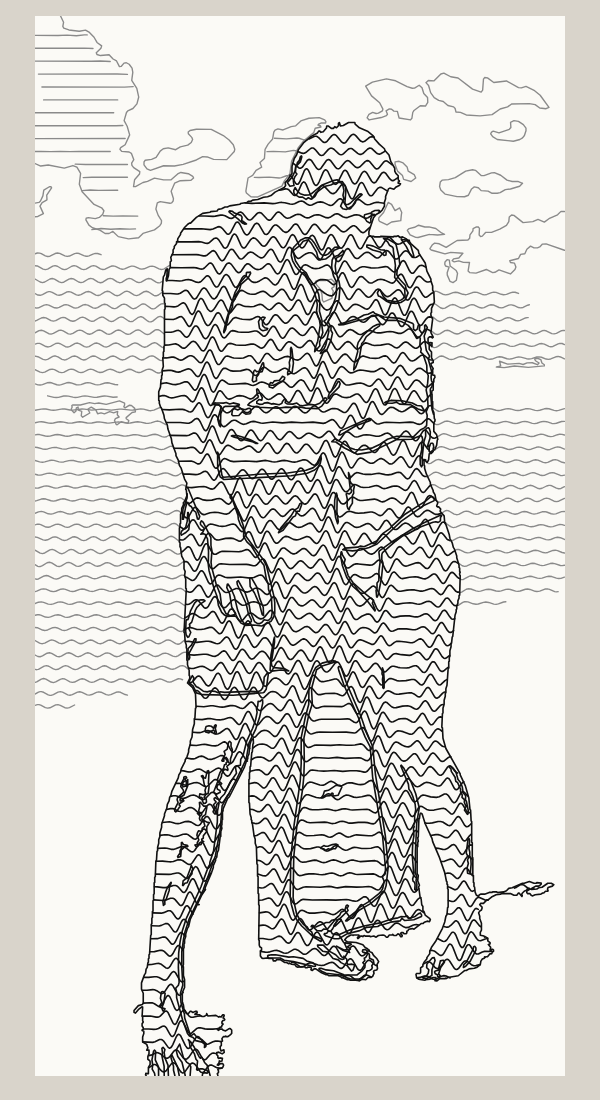
#> input picture stampe/foto-coppia/anteprima-onde-larghe.png, 600 x 1100 px
$ python -i foto_tratti.py   (imports and definitions only)
#> lines starting #> are read from the running program, lines starting #| are printed output that depends on the picture
#> further down, picture is the input picture: PIL image 600x1100 RGB; mean R, G, B 223.5, 222, 217.7
#!/usr/bin/env python3
"""Foto -> disegno a tratti (incisione), a due penne. NON e' lo stile Rilievo.

Il tono diventa tratteggio: dove la foto e' scura, linee fitte e incrociate;
dove e' media, linee rade; dove e' chiara, niente. Penna nera per i toni scuri
e per i contorni delle masse scure, grigia per i mezzi toni.

  python3 -B foto_tratti.py <foto> <uscita.svg> [altezza_mm] [ritaglio=su,giu,sx,dx in px]
"""
import importlib.util
import os
import sys

import numpy as np
from PIL import Image, ImageFilter

QUI = os.path.dirname(os.path.abspath(__file__))
spec = importlib.util.spec_from_file_location(
    'viste', os.path.join(QUI, 'portaoggetti-feffi', 'viste.py'))
viste = importlib.util.module_from_spec(spec)
# [1 line not run here, left out]
# [1 line that did not run here, left out]

NERO, GRIGIO = '#111', '#8a8a8a'

# soglie sul tono 0 (nero) .. 1 (bianco), dopo la curva che apre le ombre
SOGLIA_GRIGIO = 0.70
SOGLIA_NERO_1 = 0.42
SOGLIA_NERO_2 = 0.26
SOGLIA_CONTORNO = 0.30
PASSO_NERO_MM = 0.85
PASSO_GRIGIO_MM = 1.15


def tono(img, gamma=0.8, levigatura=2.2):
#> called with gamma = 0.8, levigatura = 2.2
    L = np.asarray(img.convert('L').filter(ImageFilter.GaussianBlur(levigatura))).astype(float) / 255
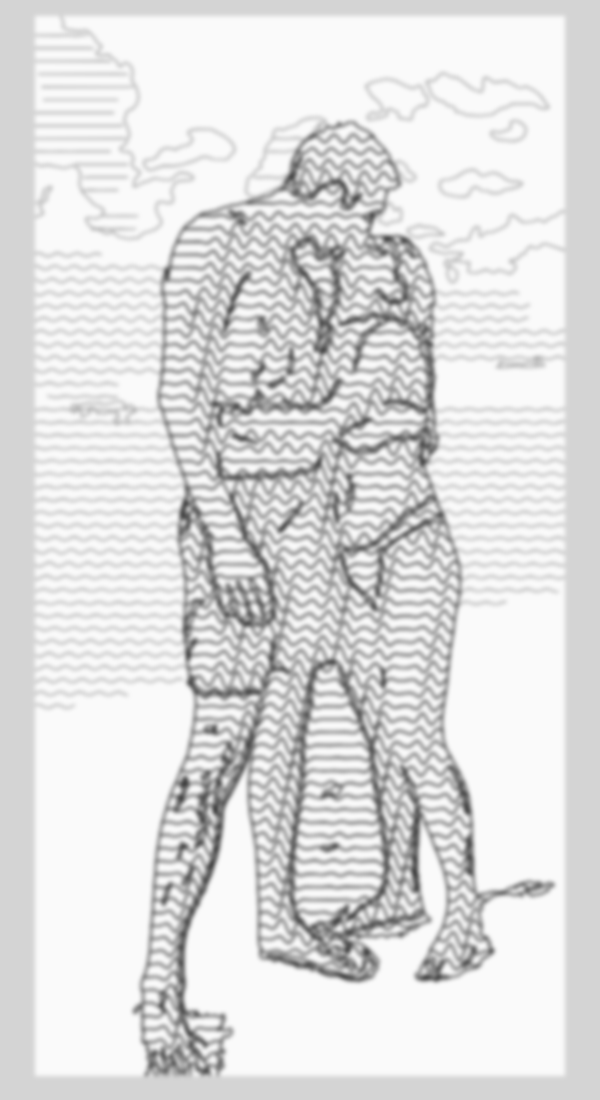
#> L: shape (1100, 600) float64; min 0.267, max 0.98, mean 0.871
    # autolivello: la foto e' controluce, la gamma apre un po' le ombre
    lo, hi = np.percentile(L, 1), np.percentile(L, 99)
#> lo = 0.447; hi = 0.98
    L = np.clip((L - lo) / (hi - lo), 0, 1)
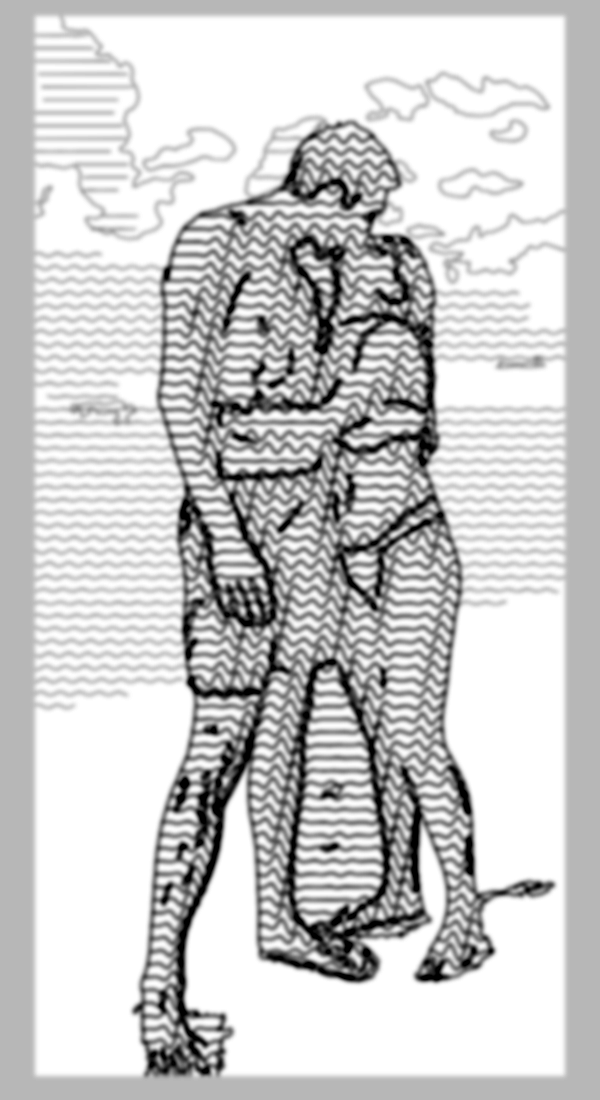
#> L: shape (1100, 600) float64; min 0, max 1, mean 0.795
    return L ** gamma


def tratti(L, passo_px, soglia, angolo):
    ok = np.ones(L.shape, dtype=bool)
    return viste.tratteggio(L, ok, passo_px, soglia, angolo)


def poly(linee, k):
    return '\n'.join('<polyline points="%s"/>' % ' '.join(
        '%.2f,%.2f' % (x * k, y * k) for x, y in p) for p in linee)


# [53 lines left out: functions blur, locale, persone, componente, not called in this run]


SOGLIA_PERSONE = 92


# [53 lines not run here, left out]

>>> from PIL import Image
>>> picture = Image.open('foto-coppia/anteprima-onde-larghe.png')
>>> result = tono(picture)

$ run again, on stampe/foto-coppia/anteprima-poligoni-leggero.png
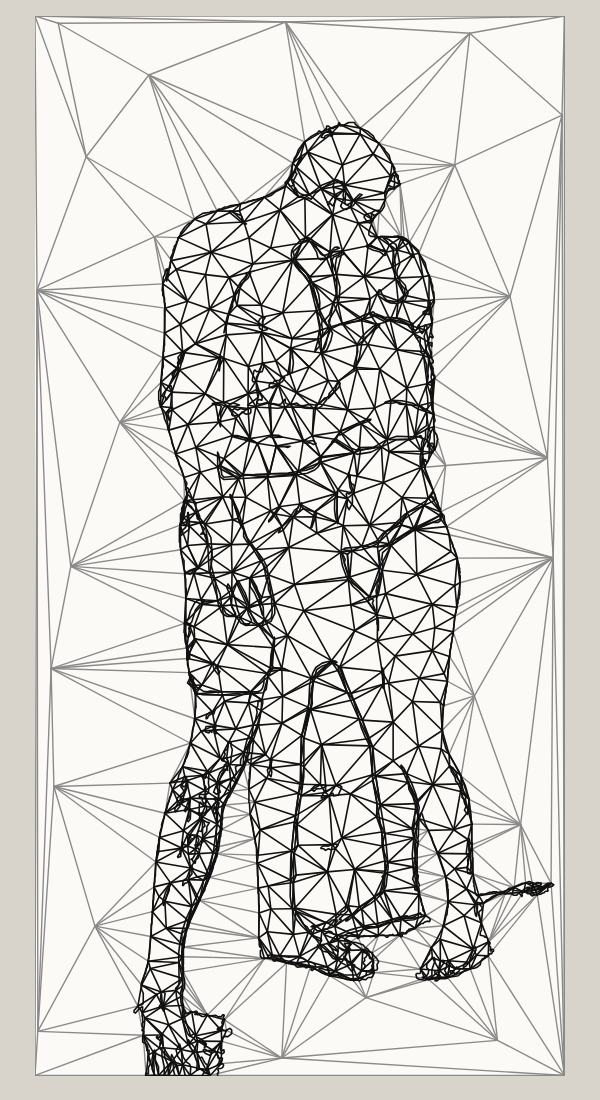
#> input picture stampe/foto-coppia/anteprima-poligoni-leggero.png, 600 x 1100 px
#> picture is the input picture: PIL image 600x1100 RGB; mean R, G, B 214.1, 212.7, 208.6
#> in tono, `L = np.asarray(img.convert('L').filter(ImageFilter.GaussianBlur(leviga..`:
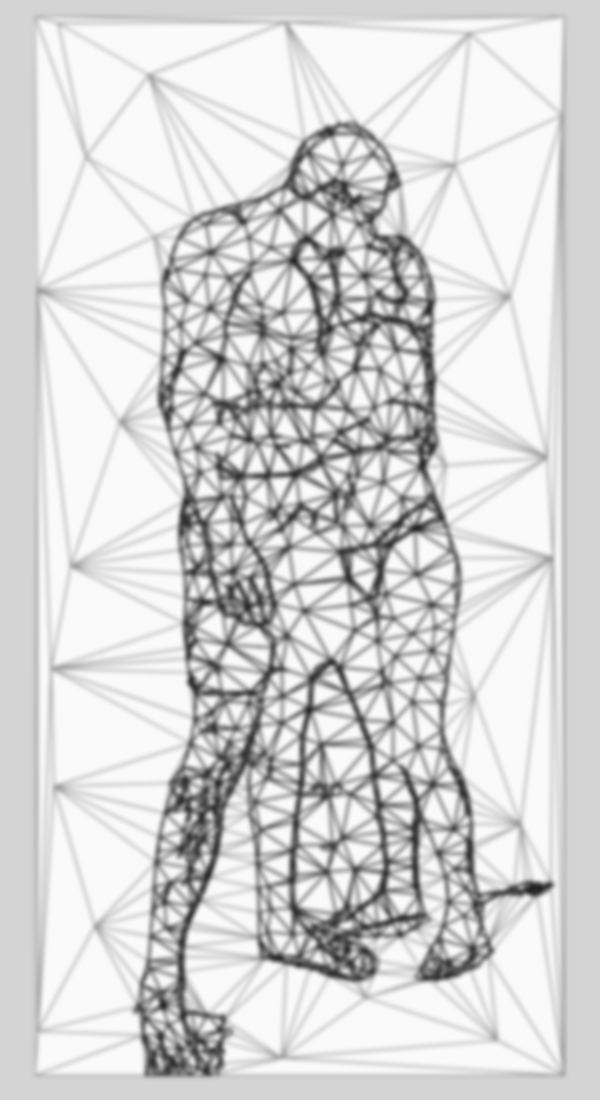
#> L: shape (1100, 600) float64; min 0.133, max 0.98, mean 0.834
#> lo = 0.294; hi = 0.98
#> in tono, `L = np.clip((L - lo) / (hi - lo), 0, 1)`:
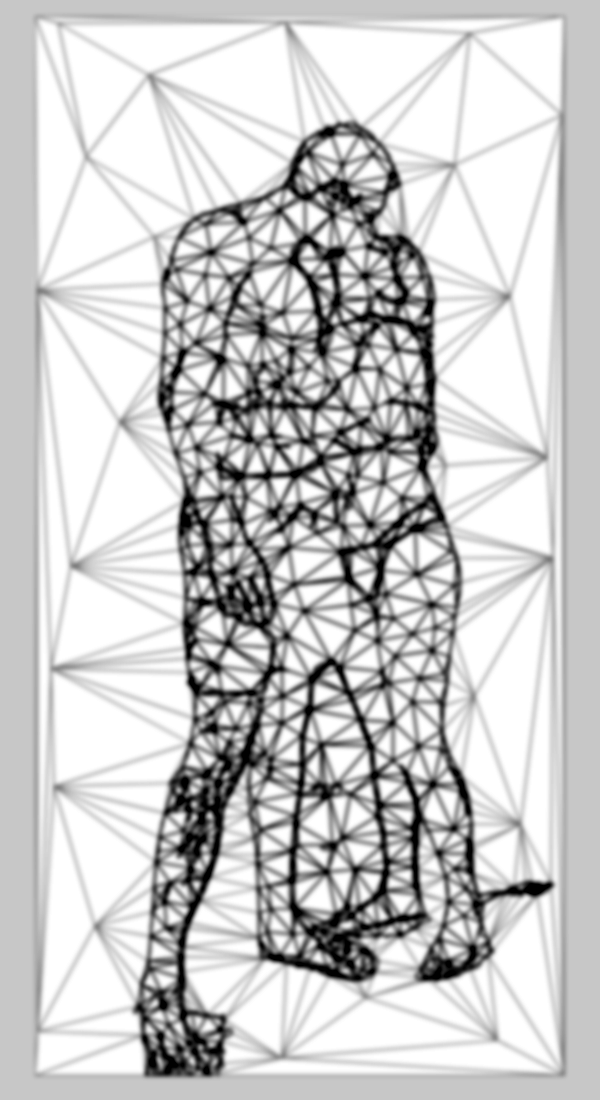
#> L: shape (1100, 600) float64; min 0, max 1, mean 0.787

$ run again, on stampe/foto-coppia/anteprima.png
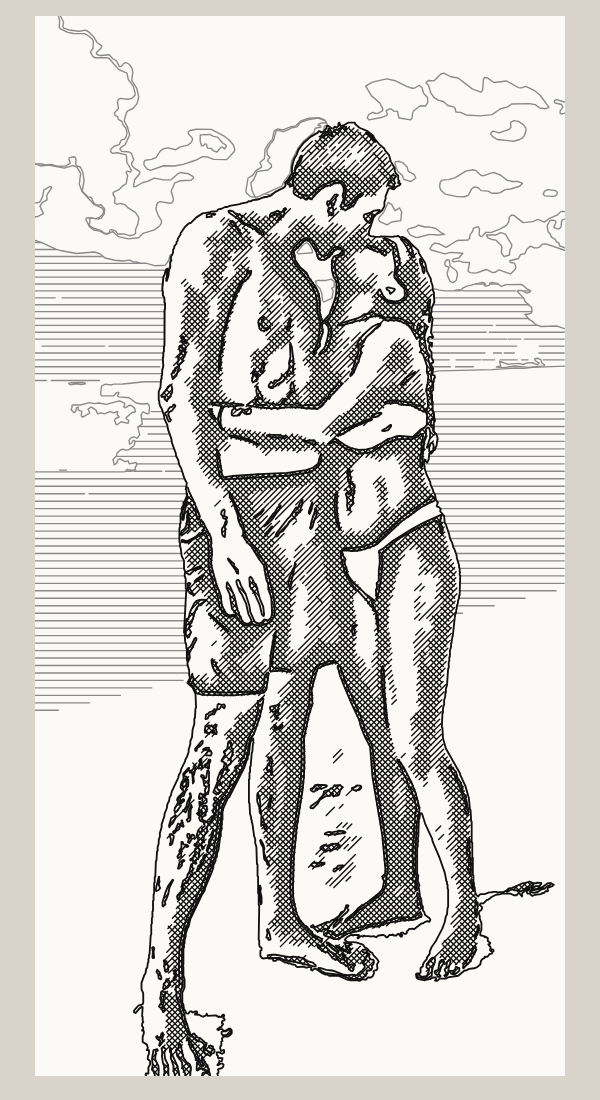
#> input picture stampe/foto-coppia/anteprima.png, 600 x 1100 px
#> picture is the input picture: PIL image 600x1100 RGB; mean R, G, B 213.5, 212.1, 207.9
#> in tono, `L = np.asarray(img.convert('L').filter(ImageFilter.GaussianBlur(leviga..`:
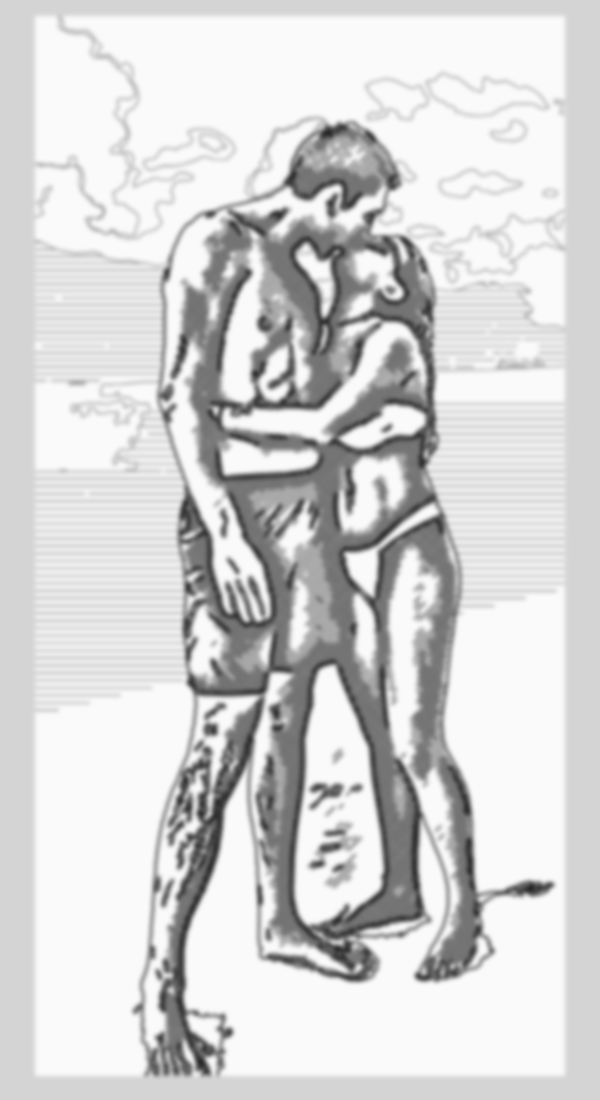
#> L: shape (1100, 600) float64; min 0.161, max 0.98, mean 0.832
#> lo = 0.294; hi = 0.98
#> in tono, `return L ** gamma`:
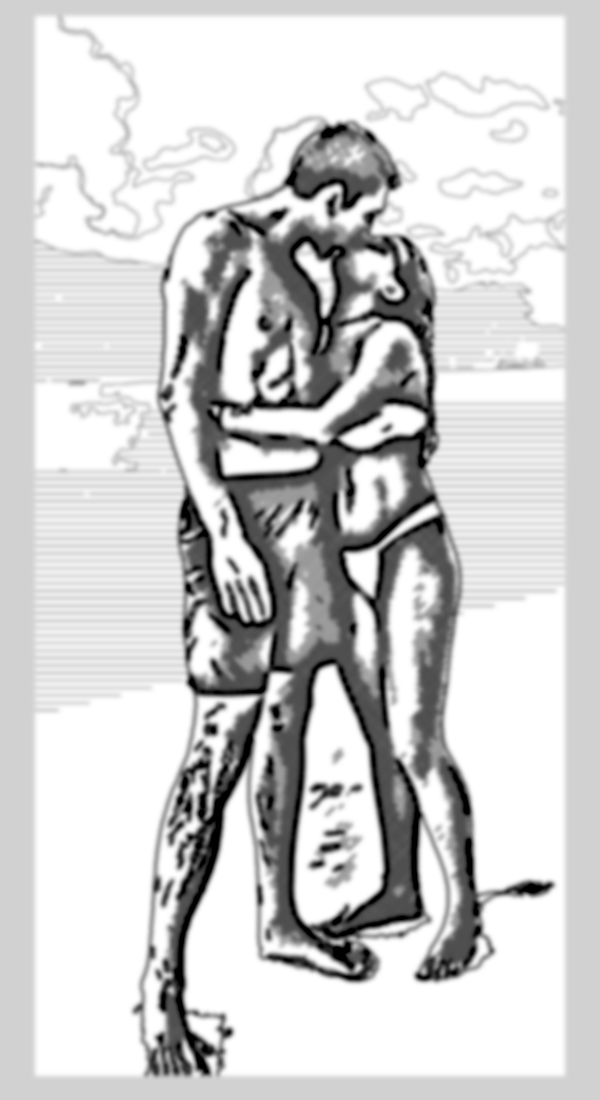
#> returned value: shape (1100, 600) float64; min 0, max 1, mean 0.81
